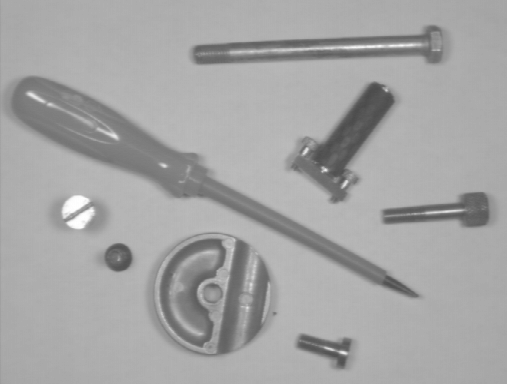
%> input picture 6. Intensity Transformations and Spatial Filtering/tools1.gif, 507 x 384 px
$ octave Part5.m   (GNU Octave 9; MATLAB toolbox functions it lacks are replaced by stand-ins)
%> lines starting %> are read from the running program, lines starting %| are printed output that depends on the picture
I = imread('tools1.gif');
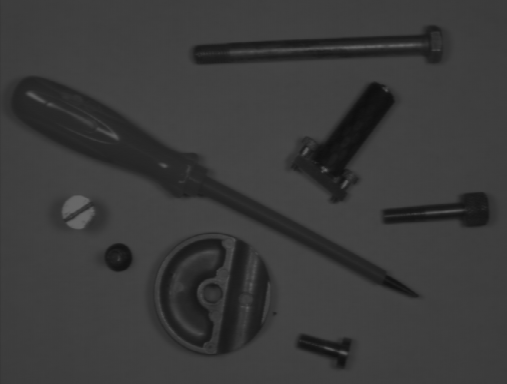
%> I: size 384x507 uint8; min 14, max 104, mean 58.7
figure;
imshow(I);
title( 'tools1' );

J = imread('tools2.gif');
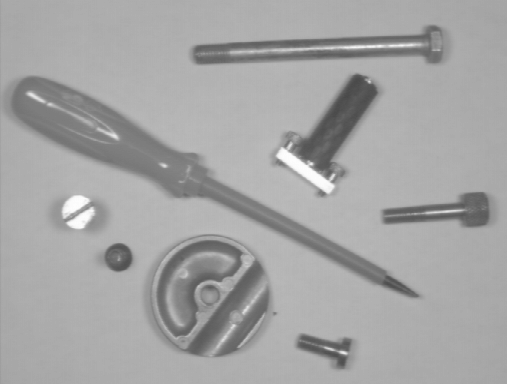
%> input picture 6. Intensity Transformations and Spatial Filtering/tools2.gif, 507 x 384 px
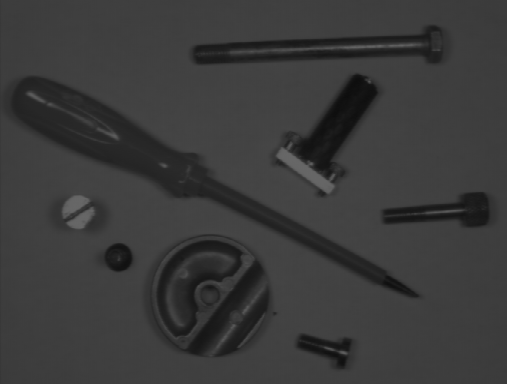
%> J: size 384x507 uint8; min 13, max 103, mean 58.6
figure;
imshow(J);
title( 'tools2' );

K = imsubtract(I,J);
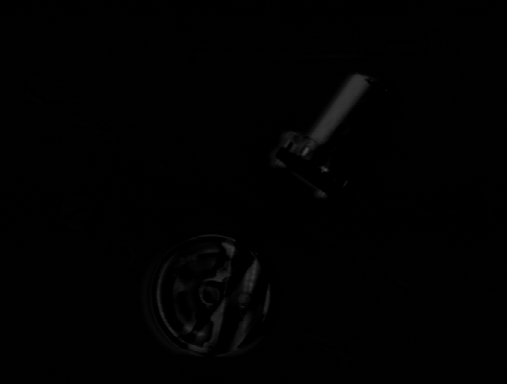
%> K: size 384x507 uint8; min 0, max 68, mean 1.2
figure;
imshow(K);
title( 'Substracted image' );

A = imabsdiff(I,J);
figure;
imshow(A);
title( 'Absolute difference image of tools1 and tools2' );

%The substracted and the absolute difference images are both more or less the
%same. They are very similar, except that the tools in the image with the absolute
%difference is slightly brighter and more clear than the one in the substracted image.


subplot(3, 3, 1);
imshow(B);
%> (this line was passed over: B is not available in this run)
fontSize = 20;
title('maskImage.tif', 'FontSize', fontSize)
subplot(3, 3, 3);
imshow(C);
%> (this line was passed over: C is not available in this run)
title( 'liveImage.tif' ,'FontSize', fontSize);
subplot(3, 3, 5);
imshow(D)
%> (this line was passed over: D is not available in this run)
title( 'Absolute difference image of maskImage and liveImage', 'FontSize', fontSize );

set(gcf, 'Units', 'Normalized', 'OuterPosition', [0, 0, 1, 1]);


%Medical Application: MRI
